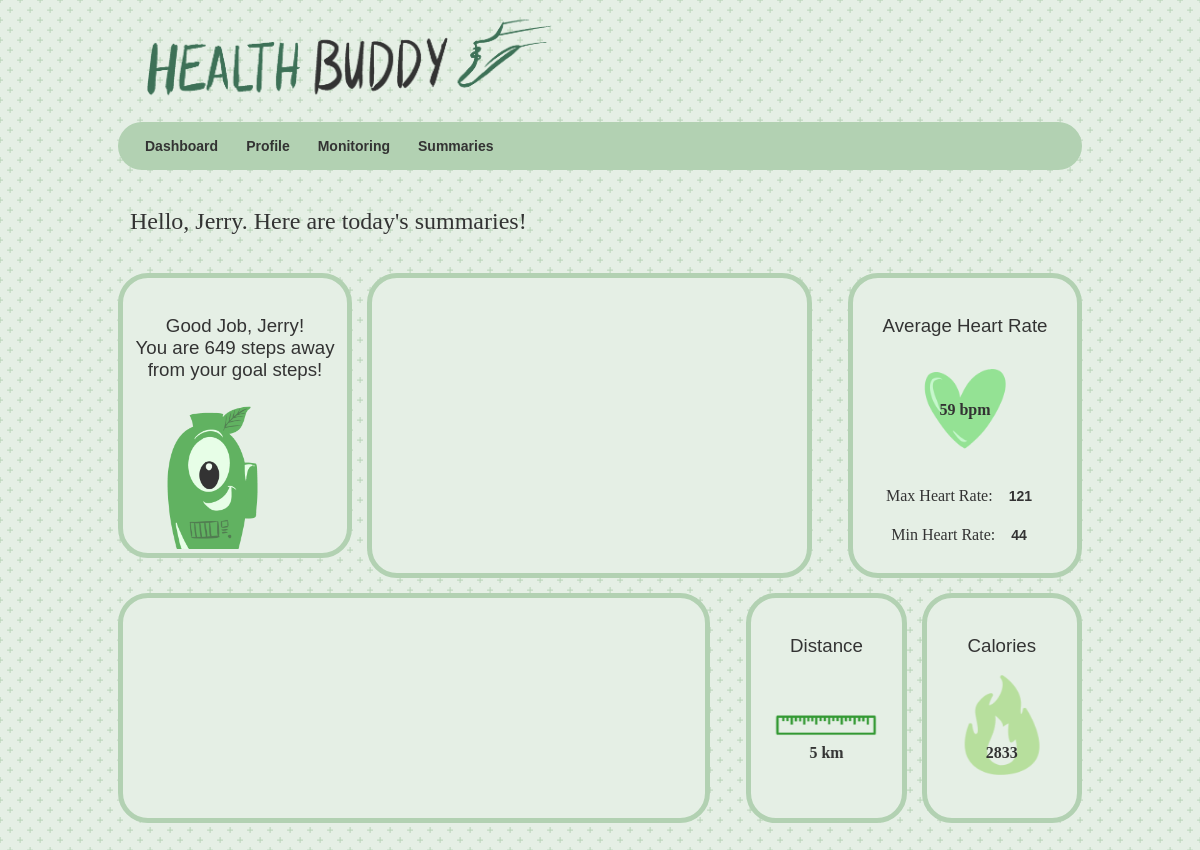
Screenshot of /index.php (signed in) with the database file from the repository.
### tables this page shows
CREATE TABLE `GeneralData` (
  `id` text,
  `age` text,
  `firstName` text,
  `surname` text,
  `height` text,
  `gender` text,
  `A or B person` text,
  `maxHeartRate` text,
  `date` text,
  `minutes` text,
  `stride walk` text,
  `stride run` text
);

CREATE TABLE `DailyStepp01` (
  `dateTime` text,
  `steps` int DEFAULT NULL
);

CREATE TABLE `Caloriesp01` (
  `id` int DEFAULT NULL,
  `dateTime` text,
  `calories` int DEFAULT NULL
);

### index.php (the view, shortened to what this page needs)
<!DOCTYPE html>
<?php
include "config.php";
		?>
<html>
<head><link href="css/projectStyle.css" type = "text/css" rel="stylesheet">
<link rel="stylesheet/less" type="text/css" href="css/sleepGraph.css" />
</head>
<body>
	<header>
    <img src="images/siteName.png" width="450" height="100"/>
	</header>
	<nav>
		<a href="index.php">Dashboard</a>
  		<a href="profile.php">Profile</a>
 	 	<a href="monitoring.php">Monitoring</a>
    	<a href="active.php">Summaries</a>
	</nav>
	<br>
  		<h2 class ="welcome">
  			<?php
  				$query = "SELECT * FROM GeneralData WHERE id = '". $_SESSION['uname'] . "'";
  				mysqli_query($db, $query) or die('Error querying database.');
  				$result = mysqli_query($db, $query);
  				$row = mysqli_fetch_array($result);
  	 			echo 'Hello, ' . $row['firstName'] . ". Here are today's summaries!";
  	 		?>
  		</h2>
		<br>
		<div>
    		<section class = "step">
    			<br>
    			<h3>
      		<?php
          		$query = "SELECT * FROM GeneralData WHERE id = '". $_SESSION['uname'] . "'";
         			mysqli_query($db, $query) or die('Error querying database.');
          		$result = mysqli_query($db, $query);
          		$row = mysqli_fetch_array($result);
          		echo 'Good Job, ' . $row['firstName'] . '!' . '<br>';
      		?>
			<?php
				$query = "SELECT steps FROM DailyStep". $_SESSION['uname'] . " WHERE datetime LIKE '%31/3/2020%'";
					mysqli_query($db, $query) or die('Error querying database.');
				$result = mysqli_query($db, $query);
				$row = mysqli_fetch_array($result);
				$x = 10000;
				$z = $x-$row['steps'];
				echo 'You are ' . $z . ' steps away from your goal steps!'
			?>
    			</h3>
    			<div class="fadein"><img src="images/robot.png" width="160" height="150"/></div>
    	</section>
		</div>
	<div>
	<section class="sleephour">
		<br>
  	<head>
  					<?php
					$query = "SELECT lightActive FROM Active" . $_SESSION['uname'] . " ORDER BY ID DESC LIMIT 1";
					mysqli_query($db, $query) or die('Error querying database.');
					$query1 = "SELECT moderateActive FROM Active" . $_SESSION['uname'] . "  ORDER BY ID DESC LIMIT 1";
					mysqli_query($db, $query1) or die('Error querying database.');
					$query2 = "SELECT veryActive FROM Active" . $_SESSION['uname'] . " ORDER BY ID DESC LIMIT 1";
					mysqli_query($db, $query2) or die('Error querying database.');
					       ?>
	</head>
	<body>
		<div id="piechart" style="width: 400px; height: 220px;"></div>
	</body>
	</section>
	</div>
	<div>
	<section class = "heartbeat">
	<br>
	<h3>Average Heart Rate</h3>
	<div class="human-heart">
		<div class="container"><img src="images/heart2.png" class="human-heart" alt="human heart" width="100" height="100"/>
		</div>
		<div class="top"> 	<?php
			$query = "SELECT averageBpm, ROW_NUMBER() over (PARTITION BY 'dateTime' ORDER BY 'dateTime') As num FROM DailyHeart" . $_SESSION['uname'] . " Order By num DESC";
			mysqli_query($db, $query) or die('Error querying database.');
			$result = mysqli_query($db, $query);
			$row = mysqli_fetch_array($result);
			 echo $row['averageBpm'] . ' bpm'; ?>
		</div>
		</div>
		<h4>Max Heart Rate: <a><?php
			$query = "SELECT maxBpm, ROW_NUMBER() over (PARTITION BY 'dateTime' ORDER BY 'dateTime') As num FROM DailyHeart" . $_SESSION['uname'] . " Order By num DESC";
			mysqli_query($db, $query) or die('Error querying database.');
			$result = mysqli_query($db, $query);
			$row = mysqli_fetch_array($result);
			 echo $row['maxBpm']; ?></a></h4>
		<h4>Min Heart Rate: <a><?php
			$query = "SELECT minBpm, ROW_NUMBER() over (PARTITION BY 'dateTime' ORDER BY 'dateTime') As num FROM DailyHeart" . $_SESSION['uname'] . " Order By num DESC";
			mysqli_query($db, $query) or die('Error querying database.');
			$result = mysqli_query($db, $query);
			$row = mysqli_fetch_array($result);
			 echo $row['minBpm']; ?></a></h4>
  	</section>
    </div>
	<div>
	<section class = "calory">
		<br>
		<h3>Calories</h3>
			<div class="caloriesicon">
				<div class="calories"><img src="images/calories.png" width="100" height="100"/>
				</div>
				<div class="top"> 	<?php
					$query = "SELECT calories, ROW_NUMBER() over (PARTITION BY 'dateTime' ORDER BY 'dateTime') As num FROM Calories" . $_SESSION['uname'] . " Order By num DESC";
					mysqli_query($db, $query) or die('Error querying database.');
					$result = mysqli_query($db, $query);
					$row = mysqli_fetch_array($result);
					echo $row['calories'] . ' '; ?>
				</div>
				<br>
				<br>
	</section>
	</div>
	<div>
	<section class = "calory">
		<br>
		<h3>Distance</h3>
			<div class="distanceicon">
				<div class="calories"><img src="images/distance.png" width="100" height="100"/>
				</div>
				<div class="top"> 	<?php
					$query = "SELECT distance, ROW_NUMBER() over (PARTITION BY 'dateTime' ORDER BY 'dateTime') As num FROM Distance" . $_SESSION['uname'] . " Order By num DESC";
					mysqli_query($db, $query) or die('Error querying database.');
					$result = mysqli_query($db, $query);
					$row = mysqli_fetch_array($result);
					echo $row['distance'] . ' km'; ?>
				</div>
				<br>
				<br>
	</section>
	</div>
	<div>
	<section class = "sleepstages">
		<head>
		</head>
		<body>
			<div id="barchart_values" style="width: 500px; height: 200px;"></div>
		</body>
	</section>
	</div>
<br>
</body>
</html>

### css/projectStyle.css (style rules this page uses)
html { max-width: 980px; margin: auto; background-color: #dfecdf; opacity: 0.8; background: radial-gradient(circle, transparent 20%, #dfecdf 20%, #dfecdf 80%, transparent 80%, transparent), radial-gradient(circle, transparent 20%, #dfecdf 20%, #dfecdf 80%, transparent 80%, transparent) 10px 10px, linear-gradient(#a7caa6 0.8px, transparent 0.8px) 0 -0.4px, linear-gradient(90deg, #a7caa6 0.8px, #dfecdf 0.8px) -0.4px 0; background-size: 20px 20px, 20px 20px, 10px 10px, 10px 10px; }
body { height: 1000px; overflow:auto; }
header { font-family: "verdana"; padding: 5px; }
h3 { font-family: "arial"; font-weight: normal; text-align: center; }
h4 { text-align: center; max-width: 625px; font-weight: normal; }
nav { background-color: #9fc69f; overflow: auto; padding: 15px; border-radius: 30px; }
a { padding: 12px; color: black; font-size: 14px; text-decoration: none; font-weight: bold; font-family: "arial"; }
.welcome { font-family: "verdana"; padding-left: 12px; font-weight: normal; }
.step { padding-left: 12px; padding-right: 12px; margin-right: 15px; margin-bottom: 15px; border-style: solid; border-width: 5px 5px; border-color: #9fc69f; border-radius: 30px; background-color: #dfecdf; vertical-align:top; overflow: hidden; max-width: 200px; float: left; }
.calory { margin-bottom: 15px; margin-left: 15px; padding-left: 12px; padding-right: 12px; border-style: solid; border-width: 5px 5px; border-color: #9fc69f; border-radius: 30px; background-color: #dfecdf; vertical-align:top; overflow: hidden; max-width: 200px; height: 220px; float: right; }
.sleepstages { margin-bottom: 15px; border-style: solid; border-width: 5px 5px; border-color: #9fc69f; border-radius: 30px; background-color: #dfecdf; vertical-align: center; align-content: center; overflow: hidden; width: 582px; height: 220px; float: left; }
.sleephour { margin-right: 15px; margin-bottom: 15px; border-style: solid; border-width: 5px 5px; border-color: #9fc69f; border-radius: 30px; background-color: #dfecdf; vertical-align: top; overflow: hidden; width: 435px; height: 295px; float: left; }
.heartbeat { padding-left: 12px; padding-right: 12px; margin-bottom: 15px; border-style: solid; border-width: 5px 5px; border-color: #9fc69f; border-radius: 30px; background-color: #dfecdf; vertical-align:top; overflow: hidden; max-width: 200px; height: 295px; float: right; }
.container { display: flex; justify-content: center; align-items: center; }
.human-heart { margin: 2em; animation: .8s infinite beatHeart; position: relative; text-align: center: 5px; margin-bottom: 3px; margin-top: 3px; padding-bottom: 2px; }
.calories { padding-left: 13.2px; padding-right: 13.2px; text-align: center: 7px; margin-bottom: 15px; }
.caloriesicon { animation: shake1 0.82s cubic-bezier(.36,.07,.19,.97) both; transform: translate3d(0, 0, 0); backface-visibility: hidden; perspective: 1000px; }
.distanceicon { animation: shake2 0.82s cubic-bezier(.36,.07,.19,.97) both; transform: translate3d(0, 0, 0); backface-visibility: hidden; perspective: 1000px; }
.fadein { animation: fadeIn 5s; -webkit-animation: fadeIn 5s; -moz-animation: fadeIn 5s; -o-animation: fadeIn 5s; -ms-animation: fadeIn 5s; }
.top { position: absolute; top: 50%; left: 50%; transform: translate(-50%, -50%); font-style: "verdana"; font-weight: bold; }

### rows the page displays
generaldata: firstName "Jerry"
dailystepp01: steps "649"
caloriesp01: calories "2833"

### other values shown
$row['averageBpm'] "59"
$row['maxBpm'] "121"
$row['minBpm'] "44"
$row['distance'] "5"
